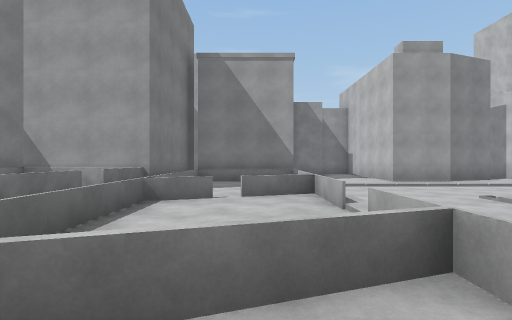
[1] (above)

24 first-person views from a walk through a 3-D level made in the Unity game engine. The camera is 1.3 m above the floor, looks level and sees 80° across. The floor is counted in squares, 2 m on a side. Each view is taken from the middle of a square. On the plan, view 1 faces up. The plan holds only what a view shows up to about 10 squares ahead; the rest is blank. The place goes on beyond the plan. The player is left out.

[2]
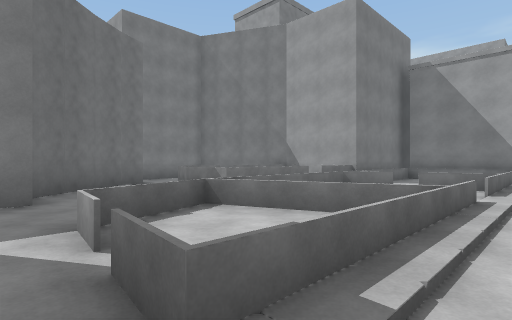

[3]
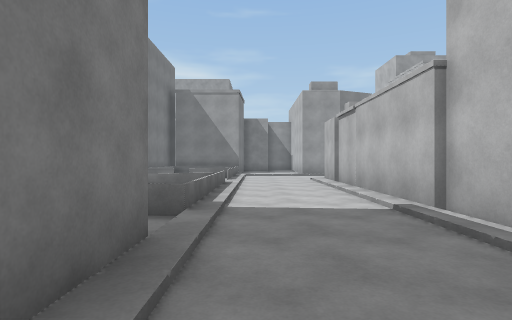

[4]
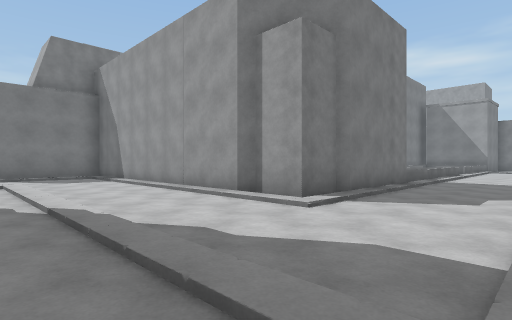

[5]
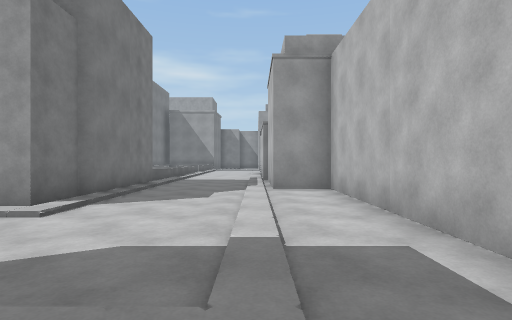

[6]
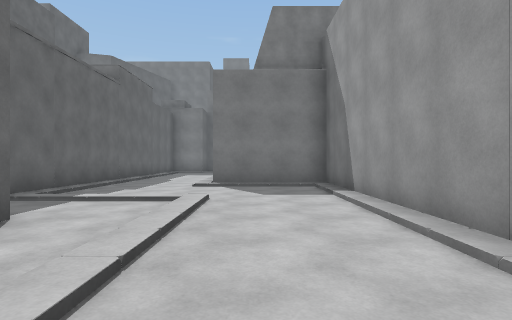

[7]
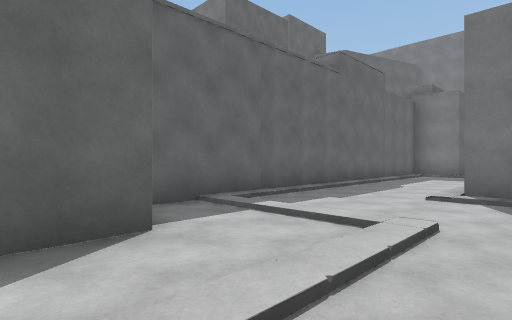

[8]
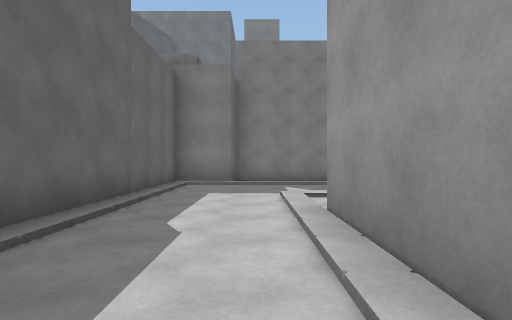

[9]
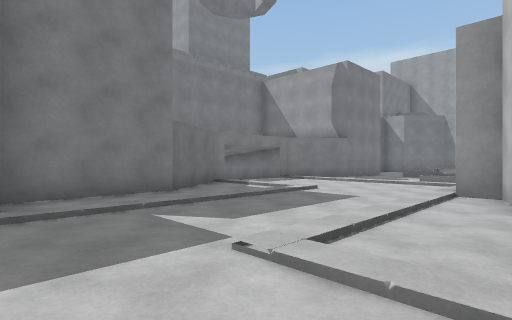

[10]
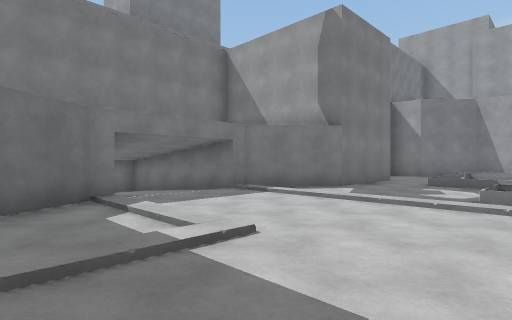

[11]
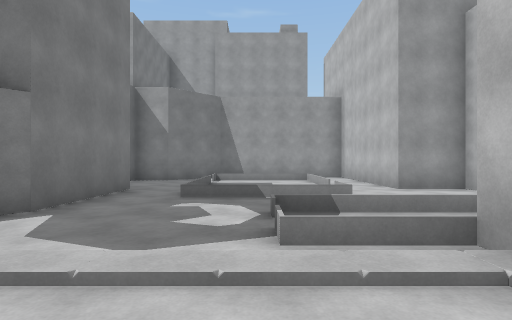

[12]
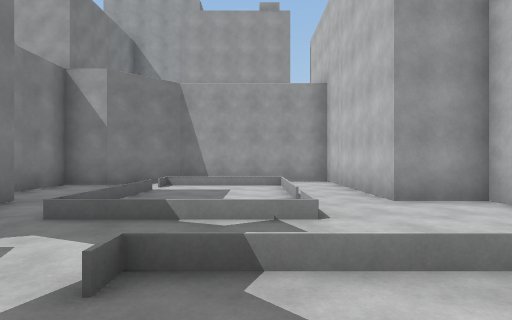

[13]
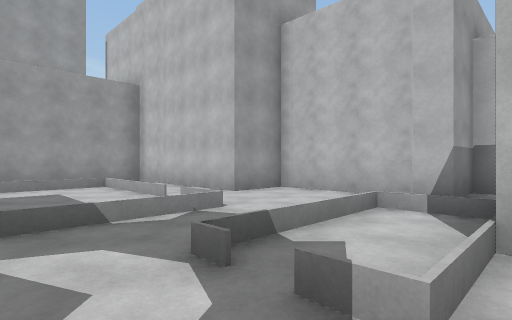

[14]
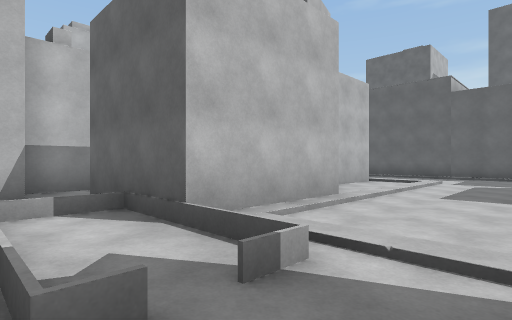

[15]
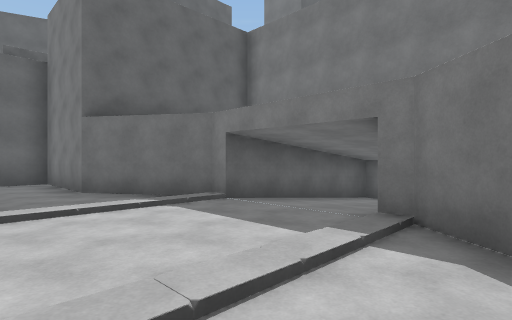

[16]
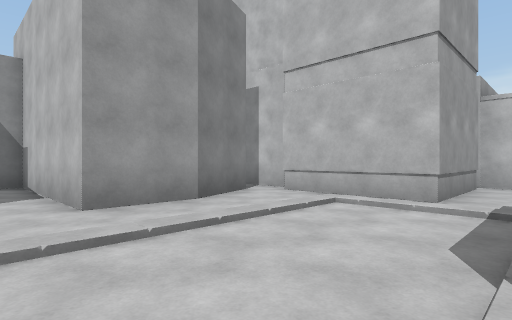

[17]
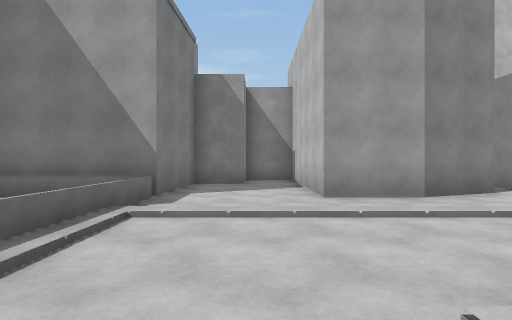

[18]
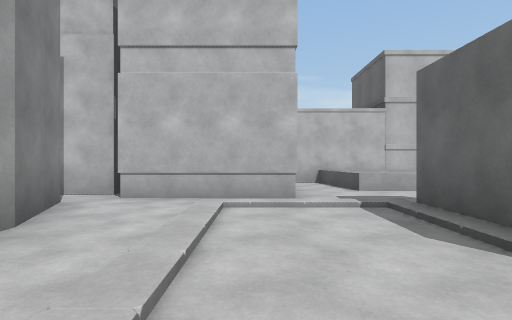

[19]
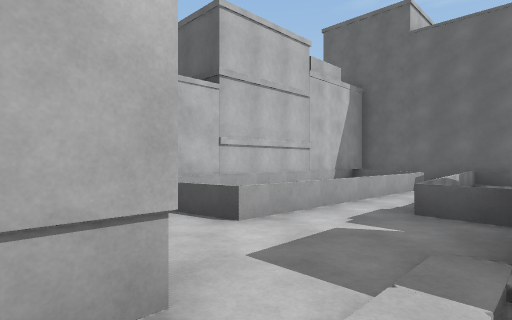

[20]
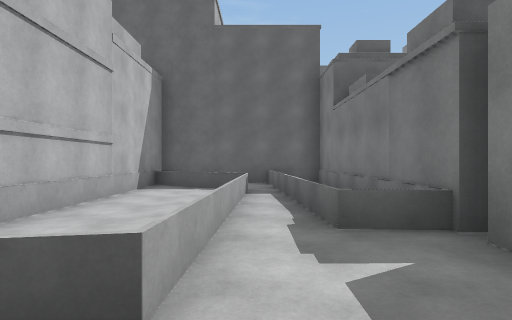

[21]
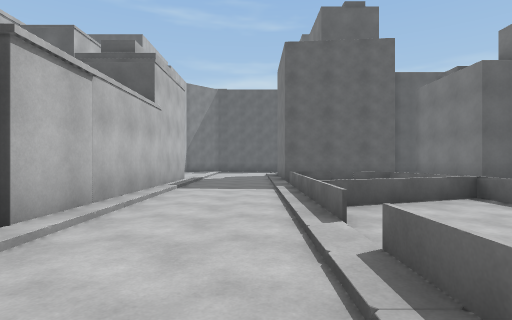

[22]
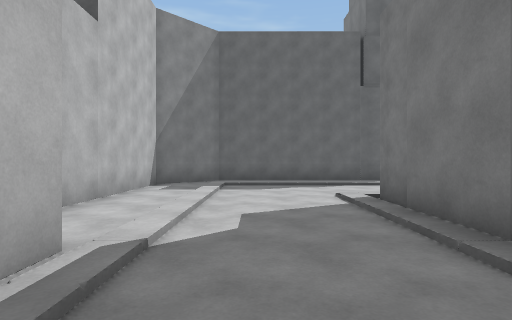

[23]
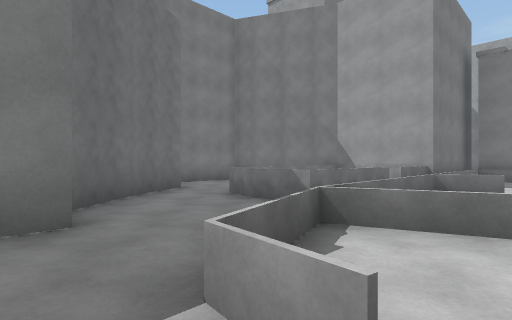

[24]
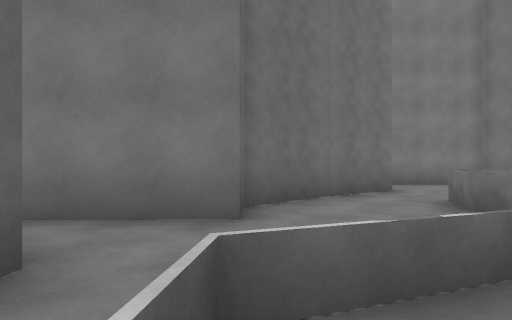

### Floor plan
Key: @ floor where view 1 was taken; # wall or solid block; x gap in a wall; . main floor; : floor 0.25 m higher than the main floor; - floor 0.5 m lower than the main floor; / step, stairs or slope; = window, fence, low wall or low ledge.
Columns run from 23 left of view 1 to 12 right of it. Each row starts with its distance up from view 1.
 14                          ####
 13                         ##..#
 12                         #...#
 11                         #...#  .#
 10                      ####...###.#
  9                      #===.......#
  8                      # .=//////.#
  7         ######       # .=...../.####
  6       ##   ..#  #######==...../....#
  5      ##......#####=##====..////..==#
  4      #.......###. =#==#.x../###..=.#
  3      #.......###..=#== .x../###=.=.#
  2       .......##  #====#==../###=.=.#
  1       #..  ...#  #....===../###=...#
  0       #.......#  #...=.@=../###=...#
 -1      ##..//// ######..=.=../###=.==#
 -2     ##.../../ ..#  #......./###....#
 -3 #####//////###..#  #.####../########
 -4 #-//.......#       #    #../##
 -5 #-//.......##           #../.#
 -6 #####////...#           #../.#
 -7     ##../...   ##########../.#
 -8      #../.. .###.........../.#
 -9      ##./....###.........../.#
-10       #./....###..//////////.#
-11       #./........./.........##
-12       ##/........./.#########
-13        #://////////.
-14        #############

Where each view was taken, in squares from view 1:
view 1: 0 up, 0 right, facing up
view 2: 2 down, 2 right, facing up-left
view 3: 5 down, 2 right, facing up
view 4: 11 down, 4 right, facing up-left
view 5: 11 down, 4 right, facing up
view 6: 9 down, 0 right, facing left
view 7: 9 down, 2 left, facing down-left
view 8: 11 down, 7 left, facing left
view 9: 12 down, 11 left, facing up-left
view 10: 8 down, 13 left, facing up-left
view 11: 5 down, 14 left, facing up
view 12: 3 down, 13 left, facing up
view 13: 3 down, 15 left, facing up-right
view 14: 1 down, 15 left, facing down-right
view 15: 2 down, 15 left, facing down-left
view 16: 5 up, 3 right, facing up-right
view 17: 4 up, 3 right, facing up
view 18: 7 up, 3 right, facing right
view 19: 7 up, 7 right, facing down-right
view 20: 6 up, 9 right, facing down
view 21: 6 up, 2 right, facing down
view 22: 2 down, 3 right, facing down
view 23: 2 down, 0 right, facing up-left
view 24: 1 down, 0 right, facing left
